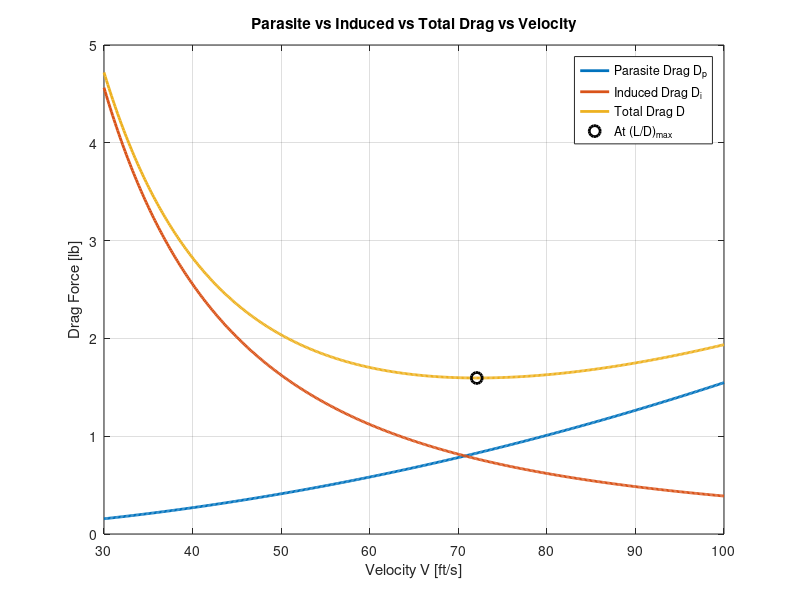
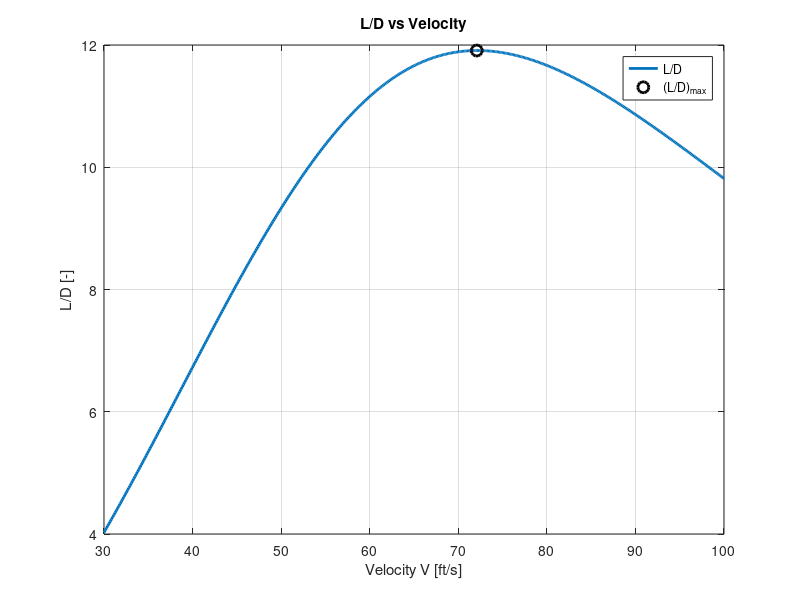

Write MATLAB code to recreate these figures, in order. (Note: this script raises an error after producing the figures.)
%% ========================================================================
clear 
clc 
clear all 
% 0) ATMOSPHERE (SEA LEVEL ASSUMPTION)
% ========================================================================
rho = 0.0023769;        % Air density at sea level [slug/ft^3]
mu  = 3.737e-7;         % Dynamic viscosity at sea level [slug/(ft*s)]
a   = 1116.45;          % Speed of sound at sea level [ft/s]

%% ========================================================================
% 1) AIRCRAFT INPUTS (EDIT THESE WHEN DESIGN CHANGES)
% ========================================================================

% -----------------------------
% Weight (used for drag sweep)
% -----------------------------
W   = 19;                     % Aircraft weight [lb] (update as weight estimate changes)

% -----------------------------
% Wing geometry (KNOWN)
% -----------------------------
Arw     = 7.4;                % Wing aspect ratio [-]
bw      = 5.617;              % Wing span [ft]
Sw      = 4.264931025;        % Wing planform area [ft^2]
lambdaw = 0.40;               % Wing taper ratio ct/cr [-]

% -----------------------------
% Horizontal tail geometry (KNOWN)
% -----------------------------
Sth      = Sw*.20;      % Horizontal tail area [ft^2]
Art      = 4.0;               % Tail aspect ratio [-] (given/assumed)
bth      = sqrt(Sth*Art);       % Horizontal tail span [ft]
lambdath = 0.50;              % Tail taper ratio ct/cr [-]


% -----------------------------
% Aero assumptions (EDIT AS NEEDED)
% -----------------------------
e        = 0.85;              % Oswald efficiency factor [-] (guess)
cla      = 5.73;              % 2D airfoil lift curve slope [1/rad] (CHECK units)
downwash = 0.25;              % Downwash gradient dε/dα [-]
it       = -1*pi/180;         % Tail incidence angle [rad] (initial guess)
Cmacw    = -0.05;             % Wing Cm about wing AC (approx from airfoil data)
tau      = 0.5;               % Elevator effectiveness τe [-] (guess) (used only if you later trim with δe)

% -----------------------------
% Layout / CG reference positions (from CG build-up)
% -----------------------------
x_wle    = 0.75;              % Wing LE location from nose [ft]
x_cg_str = 1.7147;            % Structural CG station from nose [ft]
x_cg_tot = 1.4103;            % CG with avionics station from nose [ft]
x_cg_0   = 1.5071;            % CG with payload+fuel station from nose [ft]
hacw = 0.25;  
% -----------------------------
% Fuselage geometry (for drag)
% Given: 8in x 8in x 5ft box
% -----------------------------
L_fuse = 4.0;                 % Fuselage length [ft]
W_fuse = 8/12;                % Fuselage width [ft]
H_fuse = 8/12;                % Fuselage height [ft]

% Estimated fuselage wetted area [ft^2] (rectangular prism):
% Swet_f = 2(LW + LH + WH)
Swet_f = 2*(L_fuse*W_fuse + L_fuse*H_fuse + W_fuse*H_fuse);

% Equivalent "diameter" used in fuselage fineness ratio for Raymer form factor.
% For a square-ish fuselage, using width is a reasonable approximation.
d_fuse = W_fuse;              % [ft]
 

% Tail mounting rule:
% Tail root TRAILING EDGE is flush with fuselage end (nothing sticks out)
% => tail root leading edge is at (L_fuse - Crth)
% Tail AC is at 25% of tail root chord behind tail LE
% => tail AC = L_fuse - 0.75*Crth

%% ========================================================================
% 2) PLANFORM GEOMETRY (ROOT, TIP, MAC) - WING + TAIL
% ========================================================================

% ---- Wing chords (trapezoid geometry) ----
Crw = (2*Sw)/(bw*(1 + lambdaw));                 % Wing root chord [ft]
Ctw = lambdaw * Crw;                             % Wing tip chord [ft]
Cw  = (2/3) * Crw * ((1 + lambdaw + lambdaw^2)/(1 + lambdaw));  % Wing MAC [ft]

% ---- Tail chords (trapezoid geometry) ----
Crth = (2*Sth)/(bth*(1 + lambdath));             % Tail root chord [ft]
Ctth = lambdath * Crth;                          % Tail tip chord [ft]
Cth  = (2/3) * Crth * ((1 + lambdath + lambdath^2)/(1 + lambdath)); % Tail MAC [ft]

fprintf("\n==================== GEOMETRY ====================\n");
fprintf("Wing:  Cr=%.4f ft, Ct=%.4f ft, MAC Cw=%.4f ft\n", Crw, Ctw, Cw);
fprintf("Tail:  Cr=%.4f ft, Ct=%.4f ft, MAC Cth=%.4f ft\n", Crth, Ctth, Cth);
fprintf("Fuse:  L=%.2f ft, W=%.3f ft, H=%.3f ft, Swet_f=%.3f ft^2\n", L_fuse, W_fuse, H_fuse, Swet_f);

%% ========================================================================
% 3) 3D LIFT CURVE SLOPES (FINITE WING CORRECTION)
% ========================================================================
% 3D lift slope formula:
% a = a0 / (1 + a0/(pi*e*AR))
aw = cla / (1 + (cla/(pi*e*Arw)));   % Wing 3D lift curve slope [1/rad]
at = cla / (1 + (cla/(pi*e*Art)));   % Tail 3D lift curve slope [1/rad]
%Just fyi effeicny factor is a guess 
fprintf("\n==================== LIFT SLOPES ====================\n");
fprintf("aw (wing 3D) = %.4f 1/rad\n", aw);
fprintf("at (tail 3D) = %.4f 1/rad\n", at);

%% ========================================================================
% 4) LONGITUDINAL REFERENCE LOCATIONS (GEOMETRY-BASED, NOT GUESSED)
% ========================================================================
% Compute actual wing AC and tail AC locations using real geometry (feet),
% then convert to nondimensional h quantities only when needed.

hacw = 0.25;                 % wing AC at 25% MAC
hact = 0.25;                 % tail AC at 25% chord (root-chord approx)

% Wing AC location from nose [ft]
x_wac = x_wle + hacw*Cw;

% Tail AC location from nose [ft]
% Tail root trailing edge flush with fuselage end:
% x_tac = L_fuse - 0.75*Crth   (derived from tail LE = L_fuse - Crth, then +0.25*Crth)
x_tac = L_fuse - (1 - hact)*Crth;

% Distance from wing AC to tail AC (this replaces Lh guess)
Lh = x_tac - x_wac;

% Tail AC location measured from wing LE [ft]
x_ac_t_LE = x_tac - x_wle;
display(x_ac_t_LE)

% Nondimensional tail AC location from wing LE
h_ac_t = x_ac_t_LE / Cw;

fprintf("\n==================== REFERENCE LOCATIONS ====================\n");
fprintf("Wing AC location from nose x_wac = %.4f ft\n", x_wac);
fprintf("Tail AC location from nose x_tac = %.4f ft\n", x_tac);
fprintf("Wing AC -> Tail AC distance Lh   = %.4f ft\n", Lh);
fprintf("Tail AC from wing LE x_ac_t_LE   = %.4f ft\n", x_ac_t_LE);
fprintf("Tail AC nondim h_ac_t            = %.4f\n", h_ac_t);

%% ========================================================================
% 5) NEUTRAL POINT (hn) + STATIC MARGIN (SM)
% ========================================================================
% Neutral point for wing + tail:
hn = (hacw + h_ac_t*((Sth/Sw)*(at/aw))*(1-downwash)) / (1 + (Sth/Sw)*(at/aw)*(1-downwash));

% CG locations nondimensional from wing LE:
hcg_str = (x_cg_str - x_wle)/Cw;
hcg_tot = (x_cg_tot - x_wle)/Cw;
hcg_0   = (x_cg_0   - x_wle)/Cw;

% Static margin: SM = hn - hcg (positive = stable)
SM_str = hn - hcg_str;
SM_tot = hn - hcg_tot;
SM_0   = hn - hcg_0;

fprintf("\n==================== STABILITY ====================\n");
fprintf("Neutral point hn = %.4f (fraction of MAC from wing LE)\n", hn);
fprintf("hcg_str = %.4f  --> SM_str = %.4f (%.1f%% MAC)\n", hcg_str, SM_str, 100*SM_str);
fprintf("hcg_tot = %.4f  --> SM_tot = %.4f (%.1f%% MAC)\n", hcg_tot, SM_tot, 100*SM_tot);
fprintf("hcg_0   = %.4f  --> SM_0   = %.4f (%.1f%% MAC)\n", hcg_0,   SM_0,   100*SM_0);

%% ========================================================================
% 6) TAIL ARM lt (CG -> TAIL AC) AND TAIL VOLUME VH
% ========================================================================
% Tail arm lt is measured from the CG to the tail AC (both from nose).

lt_str = x_tac - x_cg_str;
lt_tot = x_tac - x_cg_tot;
lt_0   = x_tac - x_cg_0;

% Tail volume coefficient VH = (St * lt) / (Sw * Cw)
VH_str = (Sth*lt_str)/(Sw*Cw);
VH_tot = (Sth*lt_tot)/(Sw*Cw);
VH_0   = (Sth*lt_0)  /(Sw*Cw);

fprintf("\n==================== TAIL ARM & VOLUME ====================\n");
fprintf("lt_str = %.4f ft --> VH_str = %.4f\n", lt_str, VH_str);
fprintf("lt_tot = %.4f ft --> VH_tot = %.4f\n", lt_tot, VH_tot);
fprintf("lt_0   = %.4f ft --> VH_0   = %.4f\n", lt_0,   VH_0);

%% ========================================================================
% 7) LONGITUDINAL COEFFICIENTS (ALL OF THEM)
% ========================================================================

% Choose loading case for trim/stability calculations
VH  = VH_tot;        % Tail volume coefficient
hcg = hcg_tot;       % CG location (nondim from wing LE)

% Given/assumed
% downwash = dε/dα (we use 0.25 from Cessna-type data)
% Cmacw = wing Cm about wing AC (airfoil data)
% tau = elevator effectiveness (guess)

% --- Lift coefficients ---
CLalpha   = aw + at*(Sth/Sw)*(1 - downwash);   % dCL/dalpha (aircraft)
CL0       = -at*(Sth/Sw)*it;                   % CL at alpha = 0 (tail incidence)

% --- Moment coefficients (about CG) ---
Cmalpha   = -CLalpha*(hn - hcg);               % dCm/dalpha (stability)
Cm0       = Cmacw + VH*at*it;                  % Cm at alpha = 0

% --- Moment breakdown pieces (functions of alpha; compute later in sweep) ---
 %Cmcgw = Cmacw + aw*alpha*(hcg - hacw);        % wing moment about CG
 %Cmcgt = -(VH*at*(1-downwash))*alpha + at*VH*it; % tail moment about CG
 %Cmcg  = Cmcgw + Cmcgt;                        % total moment about CG

% --- Elevator trim equation (deltae is a function of CL) ---
% deltae = -((Cm0*CLalpha) + (Cmalpha*CL)) ./ ((CLalpha*Cmdeltae) - (Cmalpha*CLdeltae));
% Control derivatives (if/when you use elevator):
CLdeltae = at*(Sth/Sw)*tau;     % dCL/dδe (usually +)
Cmdeltae = -at*VH*tau;          % dCm/dδe (usually -)

% NOTE: To actually compute δe at a flight condition, you must define CL and use:
% deltae = -((Cm0*CLalpha) + (Cmalpha*CL)) / ((CLalpha*Cmdeltae) - (Cmalpha*CLdeltae));

%% ========================================================================
% 8) VELOCITY SWEEP (DRAG + L/D)  [THIS IS THE MAIN PERFORMANCE PART]
% ========================================================================
% We sweep velocity, compute required CL from L=W at each speed, then compute:
%   - Trim alpha and tail alpha_t from your linear model
%   - CDp from Raymer build-up (Re-dependent)
%   - CDi from induced drag using CLw and CLt
%   - Drag forces and L/D

% -----------------------------
% 8.1 Velocity range
% -----------------------------
V = linspace(30, 100, 500);      % [ft/s] (edit as desired)
q = 0.5*rho.*V.^2;               % Dynamic pressure [lb/ft^2]
M = V./a;                        % Mach number [-]

% -----------------------------
% 8.2 Required CL for level flight
% -----------------------------
CL = W ./ (q.*Sw) ;               % Total aircraft CL required for L=W

% -----------------------------
% 8.3 Solve for alpha, tail AoA, and CLw/CLt (same model you've been using)
% -----------------------------
alpha = CL ./ aw ;          % wing-only alpha (rad)
alpha_t = (1 - downwash).*alpha + it;

CLw = aw .* alpha;
CLt = at .* alpha_t;

% -----------------------------
% 8.4 Reynolds numbers (for skin friction)
% -----------------------------
Re_w = rho.*V.*Cw   ./ mu;       % Re based on wing MAC
Re_t = rho.*V.*Cth  ./ mu;       % Re based on tail MAC
Re_f = rho.*V.*L_fuse ./ mu;     % Re based on fuselage length

% -----------------------------
% 8.5 Parasite drag build-up (Raymer style)
% -----------------------------
% Wetted areas (simple first-pass approximations)
Swet_w = 2*Sw;                   % wing wetted area ~ 2*planform
Swet_t = 2*Sth;                  % tail wetted area ~ 2*planform
% Swet_f already computed from box geometry

% Skin friction coefficients (Raymer Eq. style)
Cf_w = 0.455 ./ ((log10(Re_w)).^2.58 .* (1 + 0.144*M.^2).^0.65);
Cf_t = 0.455 ./ ((log10(Re_t)).^2.58 .* (1 + 0.144*M.^2).^0.65);
Cf_f = 0.455 ./ ((log10(Re_f)).^2.58 .* (1 + 0.144*M.^2).^0.65);

% Form factor settings (surface thickness effects, sweep effects)
tc  = 0.12;                      % thickness-to-chord ratio t/c [-] (guess)
xcm = 0.30;                      % location of max thickness x/c [-] (guess)
Lam = 0;                         % sweep at max thickness [rad] (0 for unswept)
K_surf = (1 + (0.6/xcm)*tc + 100*tc^4) .* (1.34*M.^0.18 .* (cos(Lam)).^0.28);

% Interference factors (how junctions increase drag)
Q_w = 1.0;                       % wing interference factor
Q_t = 1.05;                      % tail interference factor
Q_f = 1.0;                       % fuselage factor

% Fuselage form factor (Raymer smooth-body approximation)
f = L_fuse/d_fuse;               % fineness ratio
K_f = 0.9 + 5/f^1.5 + f/400;

% Misc drag (gaps, protuberances) and leakage/protuberance allowances
CD_misc = 0.002;
CD_LP   = 0.002;

% Total parasite drag coefficient CDp
CDp = ...
    K_surf.*Q_w.*Cf_w.*(Swet_w/Sw) + ...
    K_surf.*Q_t.*Cf_t.*(Swet_t/Sw) + ...
    K_f.*Q_f.*Cf_f.*(Swet_f/Sw) + ...
    CD_misc + CD_LP;

% -----------------------------
% 8.6 Induced drag (wing + tail)
% -----------------------------
CDi_w = (CLw.^2) ./ (pi*Arw*e);               % wing induced drag
CDi_t = (Sth/Sw) .* (CLt.^2) ./ (pi*Art*e);   % tail induced drag (scaled by St/Sw)

CDi_total = CDi_w + CDi_t;
CD_total  = CDp + CDi_total;

% -----------------------------
% 8.7 Forces and performance metrics
% -----------------------------
Dp = q .* Sw .* CDp;            % Parasite drag force [lb]
Di = q .* Sw .* CDi_total;      % Induced drag force [lb]
D  = q .* Sw .* CD_total;       % Total drag force [lb]

L  = q .* Sw .* CL;             % Lift force [lb] (should equal W)
LD = L ./ D;                    % Lift-to-drag ratio [-]

% Find (L/D)_max and corresponding velocity
[LDmax, idx] = max(LD);
V_LDmax = V(idx);

fprintf('\n==================== VELOCITY SWEEP RESULTS ====================\n');
fprintf('(L/D)max = %.3f\n', LDmax);
fprintf('V at (L/D)max = %.2f ft/s\n', V_LDmax);
fprintf('CL at (L/D)max = %.3f\n', CL(idx));
fprintf('CDp at (L/D)max = %.4f,  CDi_total at (L/D)max = %.4f\n', CDp(idx), CDi_total(idx));

%% ========================================================================
% 9) PLOTS (DRAG COMPONENTS AND L/D)
% ========================================================================

figure;
plot(V, Dp, 'LineWidth', 2); hold on;
plot(V, Di, 'LineWidth', 2);
plot(V, D,  'LineWidth', 2);
plot(V_LDmax, D(idx), 'ko', 'MarkerSize', 8, 'LineWidth', 2);
grid on;
xlabel('Velocity V [ft/s]');
ylabel('Drag Force [lb]');
title('Parasite vs Induced vs Total Drag vs Velocity');
legend('Parasite Drag D_p','Induced Drag D_i','Total Drag D','At (L/D)_{max}','Location','best');

figure;
plot(V, LD, 'LineWidth', 2); hold on;
plot(V_LDmax, LDmax, 'ko', 'MarkerSize', 8, 'LineWidth', 2);
grid on;
xlabel('Velocity V [ft/s]');
ylabel('L/D [-]');
title('L/D vs Velocity');
legend('L/D','(L/D)_{max}','Location','best');

%% ========================================================================
% 10) TABLE OUTPUT (TEAM-FRIENDLY)
% ========================================================================
% This table is useful for copying into reports or checking values at a speed.
alpha_deg   = rad2deg(alpha);
alpha_t_deg = rad2deg(alpha_t);
T = table(V(:), CL(:), alpha_deg(:), alpha_t_deg(:), CLw(:), CLt(:), ...
          CDp(:), CDi_w(:), CDi_t(:), CD_total(:), ...
          Dp(:), Di(:), D(:), LD(:), ...
          Re_w(:), Re_t(:), Re_f(:), ...
          'VariableNames', ...
          {'V_ft_s','CL','alpha_deg','alpha_t_deg','CLw','CLt', ...
           'CDp','CDi_w','CDi_t','CD_total', ...
           'Dp_lb','Di_lb','D_lb','L_over_D', ...
           'Re_w','Re_t','Re_f'});

disp(T);

% ============================ END SCRIPT =================================
